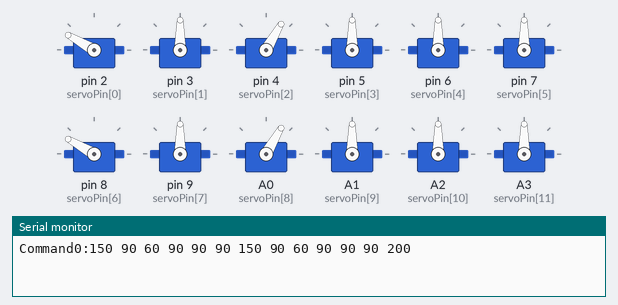
The sketch below on a simulated Arduino Uno, built with avr-gcc and run on an emulated ATmega328P. Shown: 12 × servo, the last lines printed to the serial monitor.

Above: at 0.05 s.
At 0.4 s:
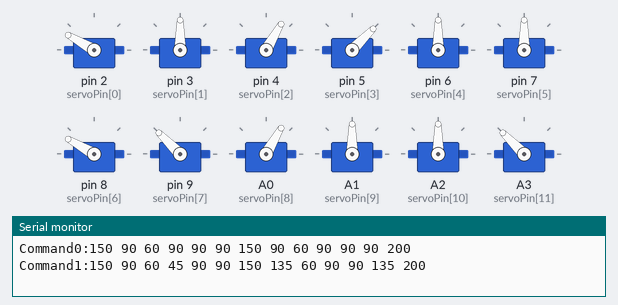
At 0.6 s:
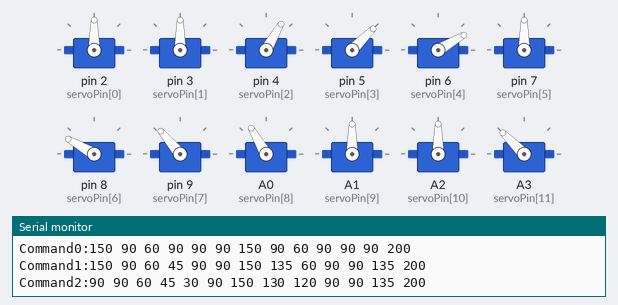
At 0.8 s:
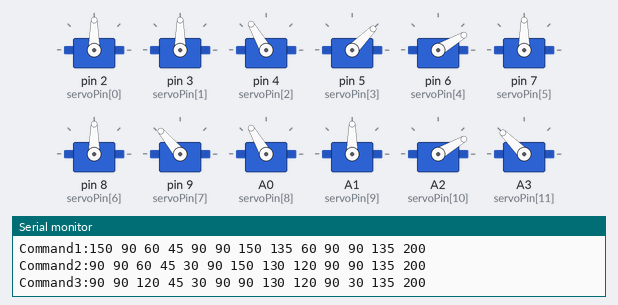
At 1.2 s:
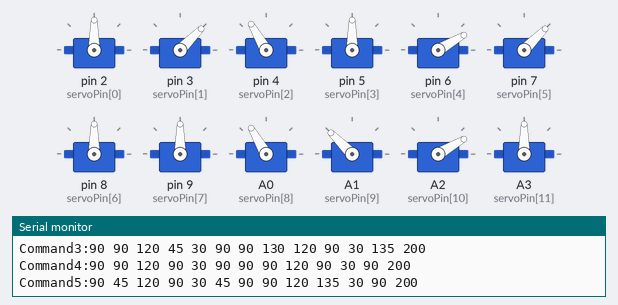
At 1.6 s:
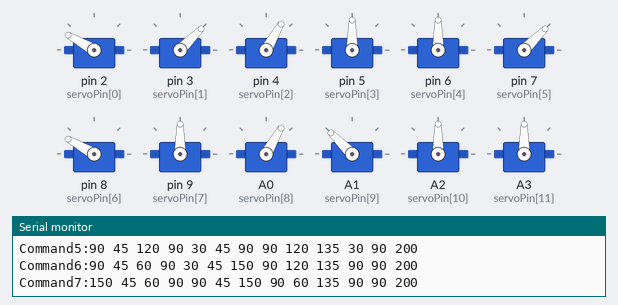
Timing chart, 0 to 3.7 s (numbered marks = the images above):
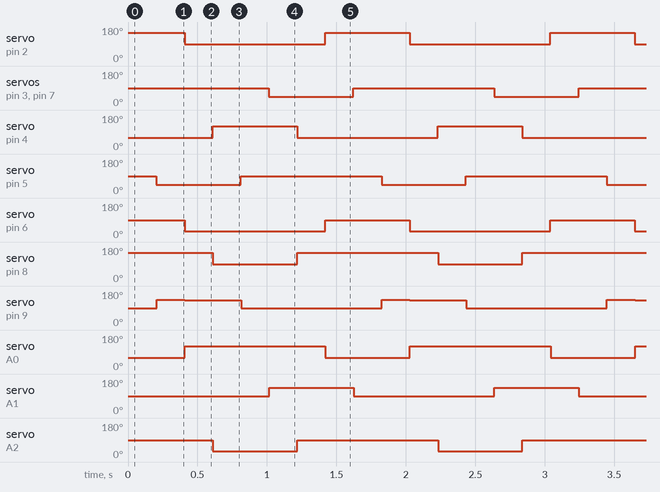

The sketch:

SimpleRobot.ino
```cpp
#include <Servo.h>

Servo servo[12];
int servoPin[12]={2,3,4,5,6,7,8,9,A0,A1,A2,A3};

#define Steps 8
int spiderMove[]  = {
         200, 150,  90,    60,  90,    90,  90,   150,  90,    60,  90,    90,  90, //put leg set 2
         200, 150,  90,    60,  45,    90,  90,   150, 135,    60,  90,    90, 135, //lift leg set 1
         200,  90,  90,    60,  45,    30,  90,   150, 130,   120,  90,    90, 135, //backward leg set 2
         200,  90,  90,   120,  45,    30,  90,    90, 130,   120,  90,    30, 135, //forward leg set 1
         200,  90,  90,   120,  90,    30,  90,    90,  90,   120,  90,    30,  90, //21 put leg set 1
         200,  90,  45,   120,  90,    30,  45,    90,  90,   120, 135,    30,  90, //lift leg set 2
         200,  90,  45,    60,  90,    30,  45,   150,  90,   120, 135,    90,  90, //backward leg set 1
         200, 150,  45,    60,  90,    90,  45,   150,  90,    60, 135,    90,  90, //forward leg set 2
    //repeat put leg set 2
};

void setup() {
    Serial.begin(9600);
    servoInit();
}

void loop() {
    for (int cmd=0; cmd<Steps; cmd++) {
        Serial.print("Command");
        Serial.print(cmd);
        Serial.print(":");
        for (int i=0; i<12; i++) {
            servo[i].write(spiderMove[cmd*13+i+1]);
            Serial.print(spiderMove[cmd*13+i+1]);
            Serial.print(" ");
        }
        delay(spiderMove[cmd*13]);
        Serial.println(spiderMove[cmd*13]);
    }
}

void servoInit()
{
    // 指定各個馬達使用腳位
    for (int i=0; i<12; i++) {
        servo[i].attach(servoPin[i]);
    }

    //servo1.attach(2);
    //servo2.attach(3);
    //servo3.attach(4);
    //servo4.attach(5);
    //servo5.attach(6);
    //servo6.attach(7);
    //servo7.attach(8);
    //servo8.attach(9);
    //servo9.attach(A0);
    //servo10.attach(A1);
    //servo11.attach(A2);
    //servo12.attach(A3);
}
```

Measured:
- by itself, servo on pin 2 (servoPin[0]): alternates 150° for 0.61 s and 90° for 1.0 s
- by itself, servo on pin 3 (servoPin[1]), servo on pin 5 (servoPin[3]), servo on pin 7 (servoPin[5]): alternates 90° for 1.0 s and 45° for 0.61 s
- by itself, servo on pin 4 (servoPin[2]): alternates 120° for 0.61 s and 60° for 1.0 s
- by itself, servo on pin 6 (servoPin[4]): alternates 90° for 0.61 s and 30° for 1.0 s
- by itself, servo on pin 8 (servoPin[6]): alternates 150° for 1.0 s and 90° for 0.61 s
- by itself, servo on pin 9 (servoPin[7]): repeats every 1.6 s: 130° 0.41 s, 90° 1.0 s, 135° 0.20 s
- by itself, servo on A0 (servoPin[8]): alternates 120° for 1.0 s and 60° for 0.61 s
- by itself, servo on A1 (servoPin[9]), servo on A3 (servoPin[11]): alternates 135° for 0.61 s and 90° for 1.0 s
